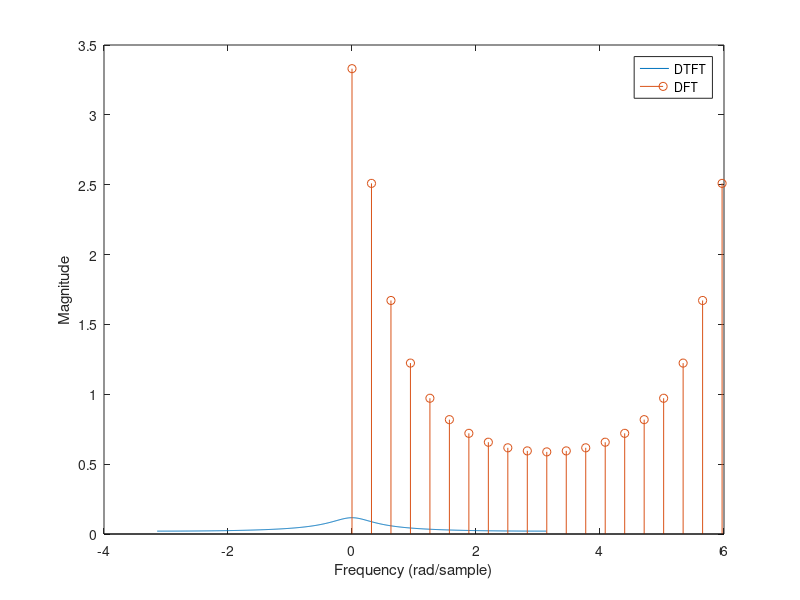

The MATLAB source for this figure:
n = 0:19;
x = 0.7.^n;
N = length(x);
w = -pi:0.01:pi;
X = (1/N)*(0.7*exp(-1i*w))./(1 - 0.7*exp(-1i*w));
X_dft = fft(x);
figure;
plot(w, abs(X));
hold on;
stem(2*pi*(0:N-1)/N, abs(X_dft));
legend('DTFT', 'DFT');
xlabel('Frequency (rad/sample)');
ylabel('Magnitude');
